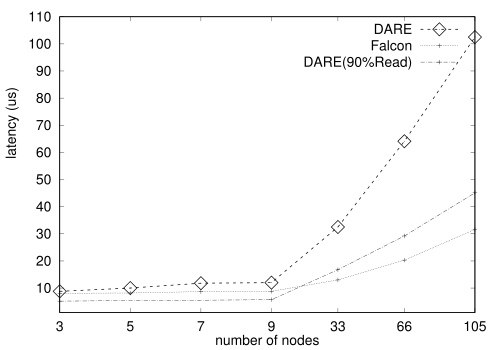

Here is the gnuplot script that generated this plot:
set terminal postscript eps enhanced "NimbusSanL-Regu, 20" fontfile "/usr/share/fonts/type1/texlive-fonts-recommended/uhvr8a.pfb"

set style line 1 lt 1 lw 2 pt 2 ps 3 linecolor rgb "#d61818"
set style line 2 lt 2 lw 2 pt 12 ps 3 lc rgb "#072c76"

#set size 3.0,2.7

set key font ",20"
set key spacing 3

set xrange [0:105]
#set for [i=0:5] xtics (0,3**i)
set xtics ("3" 0,"5" 17,"7" 34, "9" 51, "33" 67, "66" 83, "105" 100)

set ylabel "latency (us)" offset 1,3 font ",20"
set xlabel "number of nodes" offset 0,0.5 font ",20"
set key right top
set xrange [0:100]
set yrange [1:110]
#set origin 0.0,1.85
set ytics 10

# plot upper
plot 'dare_falcon.dat' using 1:2 with linespoints title "DARE" ls 2, 'dare_falcon.dat' using 1:3 with linespoints title "Falcon" ls 3,'dare_falcon.dat' using 1:4 with linespoints title "DARE(90%Read)" ls 4

unset yrange
unset ytics
